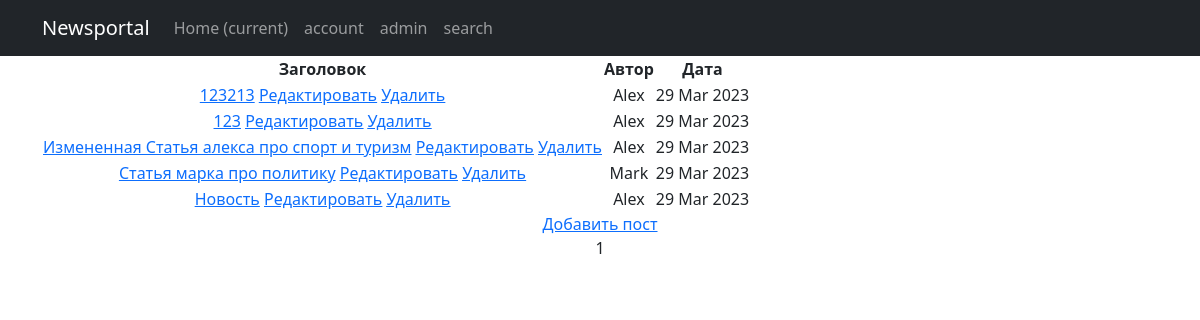
The page /news/ on the database as committed earlier.
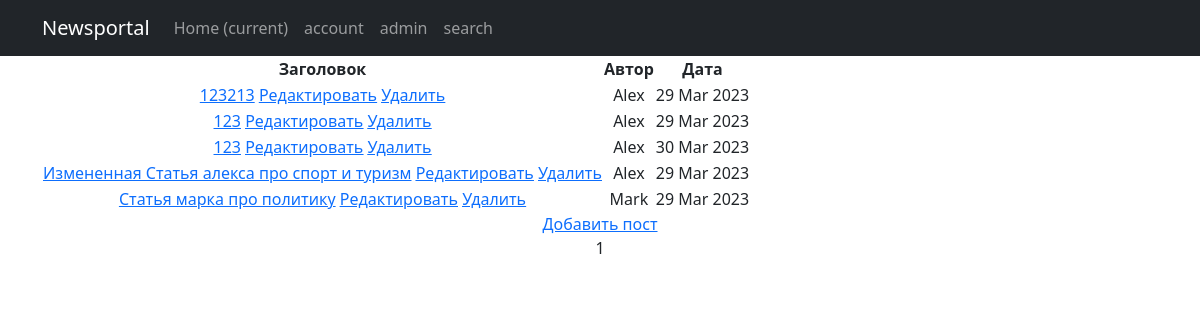
The same page on the database as committed later.
### news/models.py (models this page shows, shortened)
class Post(models.Model):
    article = 'art'
    news = 'new'
    POST_TYPE = [
        (article, "Статья"),
        (news, "Новость")
    ]
    author = models.ForeignKey(Author, on_delete = models.CASCADE)
    post_type = models.CharField(max_length = 3, choices = POST_TYPE, default = article)
    created = models.DateTimeField(auto_now_add = True)
    cats = models.ManyToManyField(Category, through = 'PostCategory')
    title = models.CharField(max_length = 256)
    text = models.TextField()
    rating = models.IntegerField(default = 0)

class Author(models.Model):
    user = models.OneToOneField(User, on_delete = models.CASCADE)
    rating = models.IntegerField(default = 0)

### news/views.py (the view)
# urls.py: path('', PostList.as_view()),
class PostList(ListView):
    model = Post
    ordering = 'text'
    template_name = 'news.html'
    context_object_name = 'posts'
    paginate_by = 10
    form_class = PostForm
    def get_context_data(self, **kwargs):  # забираем отфильтрованные объекты переопределяя метод get_context_data у наследуемого класса (привет, полиморфизм, мы скучали!!!)
        context = super().get_context_data(**kwargs)
        context['filter'] = PostFilter(self.request.GET, queryset=self.get_queryset())  # вписываем наш фильтр в контекст
        return context

### templates/news.html (shortened to what this page needs)
{% extends 'flatpages/default.html' %}
{% load censor_filter %}
{% block content %}
<table>
    <thead>
        <th>
            Заголовок
        </th>
        <th>
            Автор
        </th>
        <th>
            Дата
        </th>
    </thead>
    {% for post in filter.qs %}
    <tr>
        <td>
            <a href="{% url 'post_detail' post.id %}"> {{ post.title }}</a>
            <a href="{% url 'post_update' post.id %}"><u>Редактировать</u></a>
            <a href="{% url 'post_delete' post.id %}"><u> Удалить </u></a>
        <td>
            {{ post.author.user.username}}
        </td>
        <td>
           {{ post.created|date:'d M Y' }}
        </td>
    </tr>
    {% endfor %}
</table>
<a href="{% url 'create_new' %}">Добавить пост</a> <br>
{{ page_obj.number }}
{% endblock content %}

Rows that differ between the two databases and show on the page:
removed Post: title "Новость", author.user.username "Alex", created "29 Mar 2023"
added Post: title "123", author.user.username "Alex", created "30 Mar 2023"
